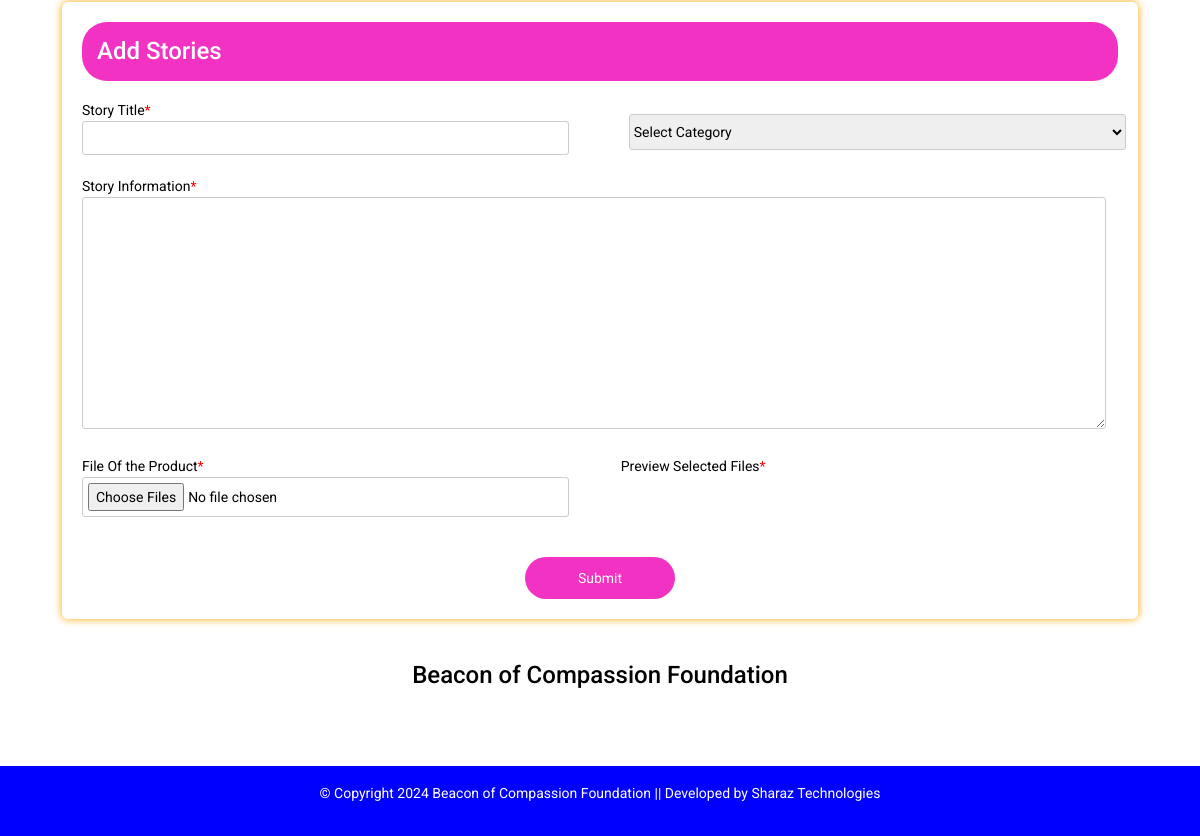
/Site/php/Admin/stories.php (signed in, lower part), run on an earlier commit of the app's database.
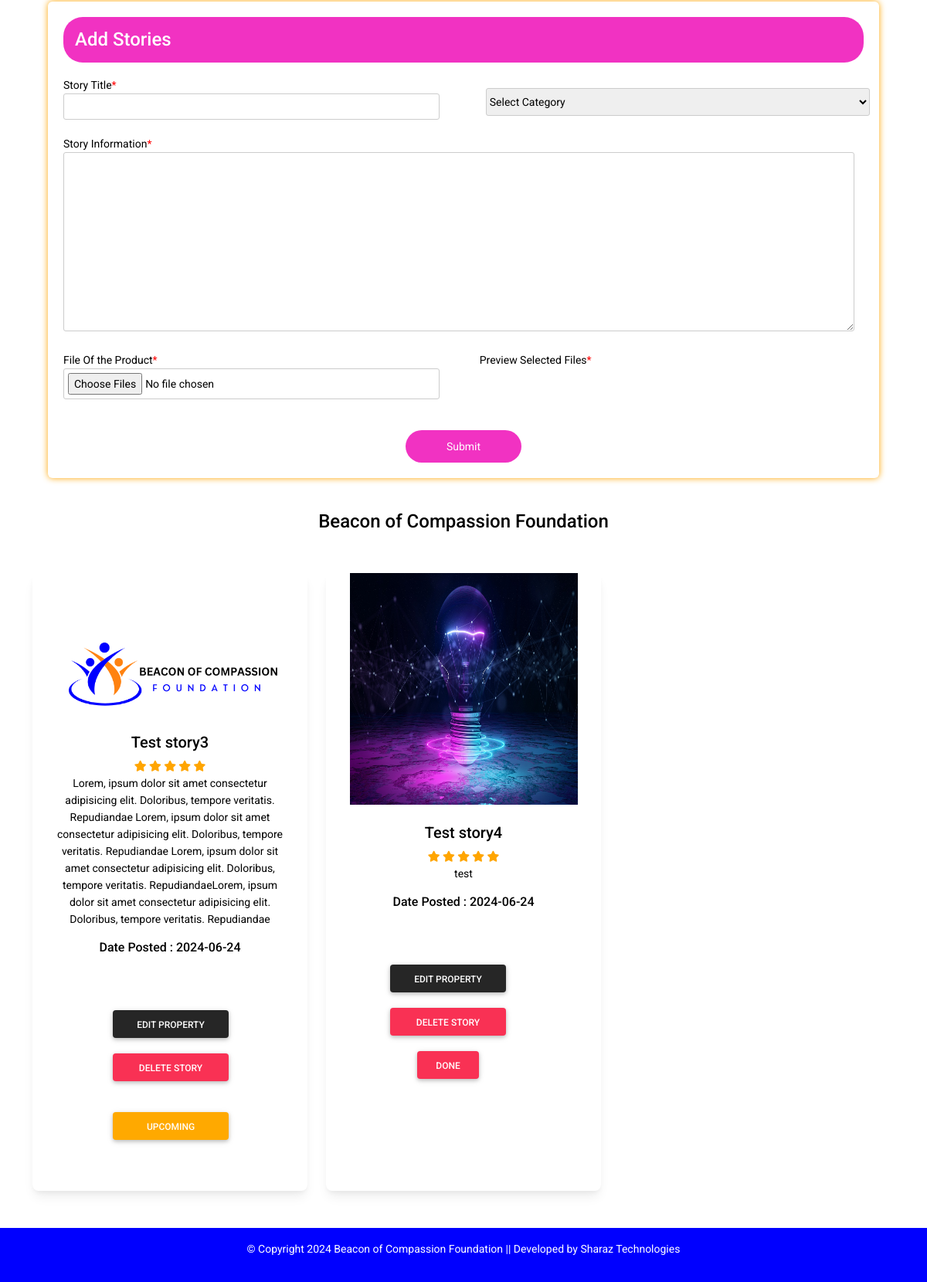
And on a later commit of the database.
### tables this page shows
CREATE TABLE `stories` (
  `id` int(11) NOT NULL,
  `storytitle` varchar(100) NOT NULL,
  `category` varchar(100) NOT NULL,
  `storyinfo` varchar(500) NOT NULL,
  `code` varchar(100) NOT NULL,
  `productimage` varchar(100) NOT NULL,
  `ext` varchar(50) NOT NULL,
  `Date` date NOT NULL,
  `Time` time(1) NOT NULL
);

CREATE TABLE `events` (
  `id` int(20) NOT NULL,
  `storyId` varchar(50) NOT NULL
);

### Site/php/Admin/stories.php (the view, shortened to what this page needs)
<?php
require_once '../includes/config.php';
$sql="SELECT * FROM admin where role='" . $_SESSION["role"] . "' GROUP BY role";
$stmt = $DBH->prepare($sql);
$stmt->execute();
?>
<!DOCTYPE html>
<html lang="en">
  <head>
    <link rel="stylesheet"  href="https://use.fontawesome.com/releases/v5.15.2/css/all.css"/>
    <link href="https://cdn.jsdelivr.net/npm/bootstrap@5.0.2/dist/css/bootstrap.min.css" rel="stylesheet">
    <link rel ="stylesheet" type = "text/css" href ="css/admin.css">
    <link rel="stylesheet" href="../../css/styles.css" />
    <link rel="stylesheet" href="../../css/extrastyles.css" />
  </head>
  <body>
    <main class="mt-5">
      <div class="container">
    <br>
  <div class="testbox">
    <form action="stories.php" method="POST" onsubmit="showMsg()" enctype="multipart/form-data">
      <fieldset>
        <legend style="border-radius: 25px;"><h4 style="margin:15px;">Add Stories</h4></legend>
        <div class="columns">
          <div class="item">
            <label for="booktitle">Story Title<span>*</span></label>
            <input id="booktitle" type="text" name="storytitle" />
          </div>
          <div class="item">
            <select name="category" style="padding-top:8px; padding-bottom:8px;margin:15px 0px 0px 8px;width:100%;">
             <option value="" disabled selected>Select Category</option>
            </select>
          </div>
          <div class="item"style="width:100%;">
            <label for="information"> Story Information<span>*</span></label>
            <textarea name="storyinfo" id="" maxlength=" " cols="30" rows="10"></textarea>
          </div>
          <div class="item">
              <label for="cover">File Of the Product<span>*</span></label>
              <input onchange="readURL(this);" id="uploadedImages" type="file" name="productimage[]" multiple="multiple">
          </div>
          <div id ="up_images" class="item" style="display:flex;overflow:scroll;height:auto;">
            <label for="preview">Preview Selected Files<span>*</span></label>
          </div>
      </fieldset>
      <div class="btn-block">
        <button type="submit" name="story"style="border-radius: 25px;">Submit</button>
      </div>
    </form>
</div>
    <br>
    <div class="sharaz-store" style="marging-left:auto;margin-right:auto;display:block;text-align:center;">
      <h4>Beacon of Compassion Foundation</h4>
    </div>
    <br><br>
        <?php
         require_once '../includes/config.php';
         if (isset($_POST['submit'])){
         $search = $_POST['search'];
        $sql="SELECT * FROM stories where (category LIKE '%" . $_POST["search"] . "%') OR (storytitle LIKE '%" . $_POST["search"] . "%') OR (storyinfo LIKE '%" . $_POST["search"] . "%')OR (productimage LIKE '%" . $_POST["search"] . "%') GROUP BY code ";
        $stmt = $DBH->prepare($sql);
        $stmt->execute();
        $total = $stmt->rowCount();
      }
      else{
        $sql="SELECT * FROM stories GROUP BY code ";
        $stmt = $DBH->prepare($sql);
        $stmt->execute();
      }
    ?>
        <section class="text-center mb-4" >
        <?php
          $t = 0;
          while($row = $stmt->fetchObject()) {
            $t++;
                if($t == 1)
                {
        ?>
      <div class="row" style="display:flex;">
            <div class="col-lg-4 col-md-12 mb-4">
              <div class="card" style="height:800px;">
                <div class="bg-image hover-overlay ripple" data-mdb-ripple-color="light">
                  <?php if ($row->ext == 'mp4') { ?>
                    <video style="max-width:295px; height:300px;" autoplay muted loop>
                       <source src="<?php echo "stories/". "{$row->productimage}";?>">
                    </video>
                    <?php } else { ?>
                      <img src="<?php echo "stories/" . "{$row->productimage}"; ?>" class="img-fluid" style="max-width:295px; height:300px;" />
                    <?php } ?>
                </div>
                <div class="card-body">
                  <h5 class="card-title"><?php echo "{$row->storytitle}"; ?></h5>
                  <span class="fa fa-star checked"></span>
                  <span class="fa fa-star checked"></span>
                  <span class="fa fa-star checked"></span>
                  <span class="fa fa-star checked"></span>
                  <span class="fa fa-star checked"></span>
                  <p class="card-text">
                  <?php echo "{$row->storyinfo}"; ?>
                  </p>
                  <div class="location-size"><h6 style="text-alig:center;">Date Posted : <?php echo "{$row->Date}"; ?></div>
                  <br><br>
                  <div class="tools" style="display:flex;margin-left:-40px;">
                  <div class="tools" style="display:flex;margin-left:100px;">
                    <div class="delete-edit" style="margin-left:auto;margin-right:auto;display:block;">
                      <div class="edit" >
                        <a href="aditstory.php?story=<?php echo "{$row->code}"; ?>"><button style="margin-top:20px;" class="btn btn-dark ">Edit Property</button></a>
                      </div>
                      <form action="deleteproducts.php" method="post" style="box-shadow:none;">
                        <button type="submit" class="btn btn-danger " name="deletestory_btn">DELETE STORY</button>
                      </form>
                        <?php
                          require_once '../includes/config.php';
                          $sql1="SELECT * FROM events WHERE storyId = '$row->code' ";
                          $stmt1 = $DBH->prepare($sql1);
                          $stmt1->execute();
                          if($stmt1->rowCount() == 1) {
                          while($row1 = $stmt1->fetchObject()) {
                         ?>
                        <a class="btn btn-danger" style="cursor: no-drop;">DONE</a>
                        <?php }}else{?>
                        <form action="deleteproducts.php" method="post" style="box-shadow:none;">
                          <button type="submit" class="btn btn-warning" name="soldbtn">UPCOMING</button>
                        </form>
                        <?php }?>
                    </div>
                  </div>
                 </div>
                  <br>
                </div>
              </div>
            </div>
        <?php
                }else{
                  ?>
            <div class="col-lg-4 col-md-12 mb-4">
              <div class="card" style="height:800px;">
                <div class="bg-image hover-overlay ripple" data-mdb-ripple-color="light">
                  <?php if ($row->ext == 'mp4') { ?>
                    <video style="max-width:295px; height:300px;" autoplay muted loop>
                       <source src="<?php echo "stories/". "{$row->productimage}";?>">
                    </video>
                    <?php } else { ?>
                      <img src="<?php echo "stories/" . "{$row->productimage}"; ?>" class="img-fluid" style="max-width:295px; height:300px;" />
                    <?php } ?>
                </div>
                <div class="card-body">
                  <h5 class="card-title"><?php echo "{$row->storytitle}"; ?></h5>
                  <span class="fa fa-star checked"></span>
                  <span class="fa fa-star checked"></span>
                  <span class="fa fa-star checked"></span>
                  <span class="fa fa-star checked"></span>
                  <span class="fa fa-star checked"></span>
                  <p class="card-text">
                  <?php echo "{$row->storyinfo}"; ?>
                  </p>
                  <div class="location-size"><h6 style="text-alig:center;">Date Posted : <?php echo "{$row->Date}"; ?></div>
                  <br><br>
                    <div class="tools" style="display:flex;margin-left:-40px;">
                     <div class="delete-edit" style="margin-left:auto;margin-right:auto;display:block;">
                        <div class="edit" >
                          <a href="editstory.php?story=<?php echo "{$row->code}"; ?>"><button style="margin-top:20px;" class="btn btn-dark ">Edit Property</button></a>
                        </div>
                        <form action="deleteproducts.php" method="post" style="box-shadow:none;">
                          <button type="submit" class="btn btn-danger " name="deletestory_btn">DELETE STORY</button>
                        </form>
                        <?php
                          require_once '../includes/config.php';
                          $sql1="SELECT * FROM events WHERE storyId = '$row->code' ";
                          $stmt1 = $DBH->prepare($sql1);
                          $stmt1->execute();
                          if($stmt1->rowCount() == 1) {
                          while($row1 = $stmt1->fetchObject()) {
                         ?>
                        <a class="btn btn-danger" style="cursor: no-drop;">DONE</a>
                        <?php }}?>
                      </div>
                    </div>
                </div>
                <br>
              </div>
            </div>
            <?php
                }
            }
            if($t < 3){
              ?>
              </div>
              <?php
            }
            ?>
          </section>
      </div>
    </main>
     <footer class="text-center text-white" style="background-color: #f1f1f1; bottom:0; position:; width:100%;">
      <div class="text-center text-dark p-3" style="background-color: blue;">
      <p style="color:white;"> &copy; Copyright <?php $year = date("Y"); echo $year; ?>
        Beacon of Compassion Foundation ||
       <a class="text-white" target="blank" href="../../../../sharaztechs.66ghz.com">Developed by Sharaz Technologies</a>
      </p>
      </div>
    </footer>
  </body>
</html>

### Site/php/Admin/css/admin.css (style rules this page uses)
html, body { height: 100%; }
body, div, form, input, select, textarea, label { padding: 0; margin: 0; outline: none; font-family: Roboto, Arial, sans-serif; font-size: 14px; color:black; line-height: 22px; }
legend { padding: 10px; font-family: Roboto, Arial, sans-serif; font-size: 18px; color: #fff; background-color: rgb(241, 50, 194); }
textarea { width: calc(100% - 12px); padding: 5px; }
.testbox { display: flex; justify-content: center; align-items: center; height: inherit; padding: 20px; }
form { width: 100%; padding: 20px; border-radius: 6px; background: #fff; box-shadow: 0 0 8px orange; }
input, select, textarea { margin-bottom: 10px; border: 1px solid #ccc; border-radius: 3px; }
input { width: calc(100% - 10px); padding: 5px; }
.item { position: relative; margin: 10px 0; }
.item span { color: red; }
.columns { display:flex; justify-content:space-between; flex-direction:row; flex-wrap:wrap; }
.columns div { width:48%; }
.btn-block { margin-top: 10px; text-align: center; }
button { width: 150px; padding: 10px; border: none; border-radius: 5px; background: rgb(241, 50, 194) ; font-size: 16px; color: #fff; cursor: pointer; }

### Site/css/extrastyles.css (style rules this page uses)
.checked { color: orange; }

What changed in the data, as far as the page shows it:
added stories: productimage (picture), storytitle "Test story3", storyinfo "Lorem, ipsum dolor sit amet consectetur adipisicing elit. Doloribus, tempore veritatis. Repudiandae Lorem, ipsum dolor sit amet consectetur adipisicing elit. Doloribus, tempore veritatis. Repudiandae Lorem, ipsum dolor sit amet consectetur adipisicing elit. Doloribus, tempore veritatis. RepudiandaeLorem, ipsum dolor sit amet consectetur adipisicing elit. Doloribus, tempore veritatis. Repudiandae", Date "2024-06-24"
added stories: productimage (picture), storytitle "Test story4", storyinfo "test", Date "2024-06-24"
